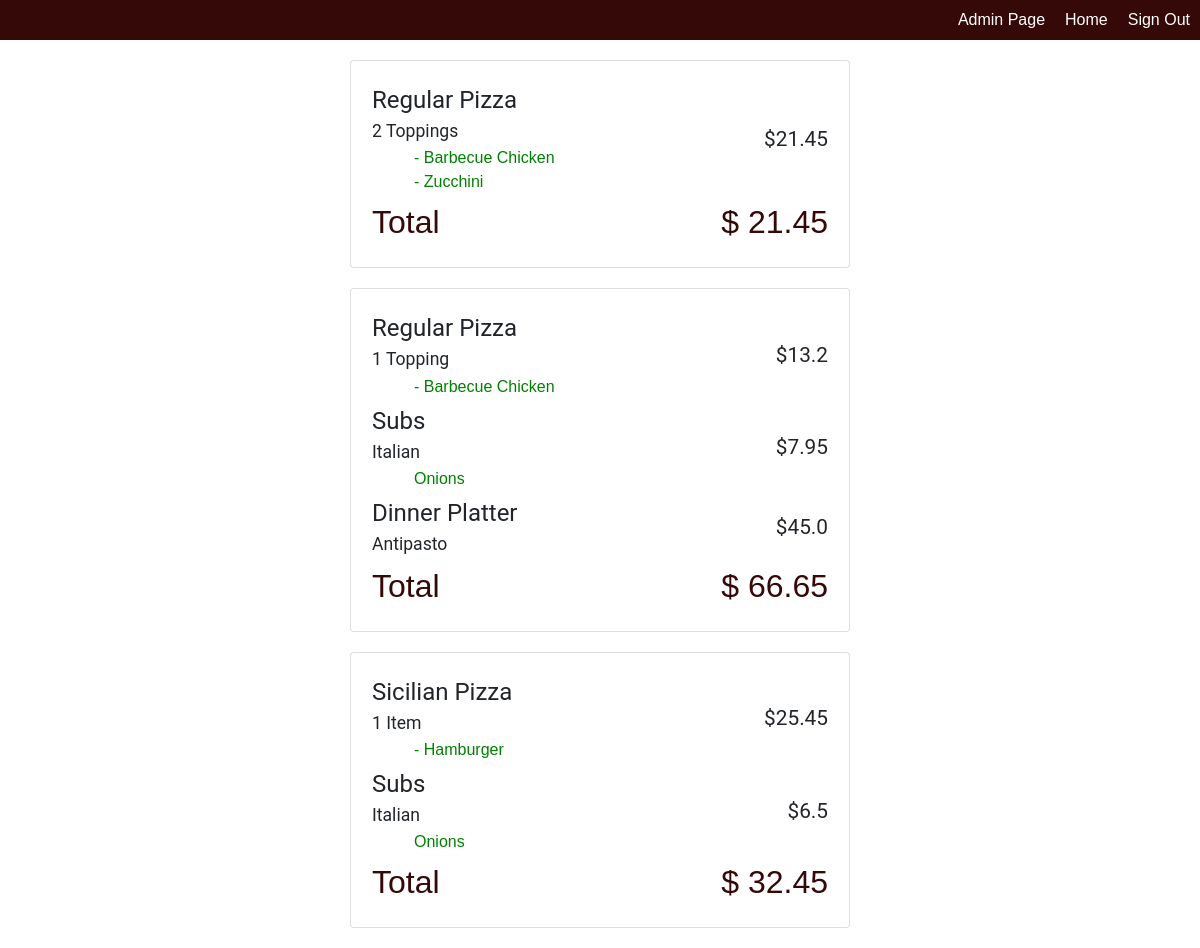
Screenshot of /previous (signed in) with the database file from the repository.
### orders/models.py (models this page shows, shortened)
class Order_Items(models.Model):
	order = models.ForeignKey(Order,on_delete=models.CASCADE,related_name= "order")
	menu = models.ForeignKey(Menu,on_delete=models.CASCADE,related_name="items")
	topping = models.ManyToManyField(Topping,blank = True, related_name = "toppings")
	addition = models.ManyToManyField(Addition,blank = True, related_name = "additions")
	quantity = models.IntegerField()

class Menu(models.Model):
	category_list = [('Regular Pizza','Regular Pizza'),('Sicilian Pizza','Sicilian Pizza'),('Subs','Subs'),('Pasta','Pasta'),('Salad','Salad'),('Dinner Platter','Dinner Platter')]
	category = models.CharField(max_length = 64, choices = category_list)
	name = models.CharField(max_length=64)
	size = models.CharField(max_length=64,blank = True)
	cost = models.FloatField()
	no_of_toppings = models.IntegerField()

class Topping(models.Model):
	name = models.CharField(max_length=64)
	def __str__(self):
		return f'{self.name}'

class Order(models.Model):
	placed_by = models.ForeignKey(User,on_delete=models.CASCADE,related_name = "orders")
	total = models.FloatField()

class Addition(models.Model):
	name = models.CharField(max_length=64)
	cost = models.FloatField()
	def __str__(self):
		return f'{self.name}'

### orders/views.py (the view)
# urls.py: path("previous",views.previous_orders,name = "previous"),
def previous_orders(request):
	user = request.user;
	orders = Order.objects.filter(placed_by = user)
	context = {
		'orders':orders
	}
	return render(request,'orders/previous.html',context)

### orders/templates/orders/previous.html (shortened to what this page needs)
{% extends 'orders/layout.html' %}
{% load static %}
{% block others %}
<link rel="stylesheet" href="https://stackpath.bootstrapcdn.com/bootstrap/4.3.1/css/bootstrap.min.css">
<link rel = "stylesheet" href = "{% static 'orders/style.css' %}">
<link rel = "stylesheet" href = "{% static 'orders/navbar.css' %}">
{% endblock %}
{% block body %}
<nav>
	<a href = "{% url 'logout' %}">Sign Out</a>
	<a href = "{% url 'index' %}">Home</a>
	{% if request.user.is_superuser %}
	<a href = "{% url 'orders' %}">Admin Page</a>
	{% endif %}
</nav>
{% for order in orders %}
<div class="card" style="width:500px;margin: 20px auto;">
	<div class="card-body">
		<table>
		{% for item in order.order.all %}
			<tr class = "item_order">
				<td class = "item_order_left">
					<span class = "item_category">{{ item.menu.category }}</span><br>
					<span class = "item_name">{{ item.menu.name }}</span>
					<ul>
					{% for top in item.topping.all %}
						<li>- {{ top }}</li>
					{% endfor %}
					</ul>
					<ul>
					{% for adds in item.addition.all %}
						<li>{{ adds }}</li>
					{% endfor %}
					</ul>
				</td>
			<td class = "item_order_right">
				${{ item.menu.cost }}
			</td>
		</tr>
		{% endfor %}
		<tr>
			<td class ="bottom_left">Total</td>
			<td class = "bottom_right">$ {{ order.total }}</td>
		</tr>
	</table>
	</div>
</div>
{% endfor %}
{% endblock %}

### orders/templates/orders/layout.html (shortened to what this page needs)
{% load static %}
<!DOCTYPE html>
<html>
<head>
	{% block others %}{% endblock %}
</head>
<body>
	{% block body %}{% endblock %}
</body>
</html>

### orders/static/orders/style.css (style rules this page uses)
body,html { margin: 0; padding:0; }
a { text-decoration: none; }
.item_order { padding: 10px; }
.item_category { font-size: 1.5em; font-family: Roboto; }
.item_name { font-size: 1.1em; font-family: Roboto; }
table { width: 100%; }
.item_order_left ul { color: green; list-style: none; margin: 2px; font-family: Helvetica; }
.bottom_left, .bottom_right { color: #360909; font-size: 2em; font-family: Helvetica; }
.bottom_right { text-align: right; }
.item_order_right { text-align: right; font-size: 1.3em; font-family: Roboto; }

### orders/static/orders/navbar.css (style rules this page uses)
body,html { margin:0; }
nav { width:100%; height: 40px; line-height: 40px; background-color: #360909; color: white; }
nav a { float: right; display: block; color: white; font-family: Helvetica; padding: 0 10px; text-decoration: none; }

### rows the page displays
Order: total "21.45"
Order_Items: menu.category "Regular Pizza", menu.name "2 Toppings", menu.cost "21.45"
Topping: name "Barbecue Chicken"
Topping: name "Zucchini"
Order: total "66.65"
Order_Items: menu.category "Regular Pizza", menu.name "1 Topping", menu.cost "13.2"
Order_Items: menu.category "Subs", menu.name "Italian", menu.cost "7.95"
Addition: name "Onions"
Order_Items: menu.category "Dinner Platter", menu.name "Antipasto", menu.cost "45.0"
Order: total "32.45"
Order_Items: menu.category "Sicilian Pizza", menu.name "1 Item", menu.cost "25.45"
Topping: name "Hamburger"
Order_Items: menu.category "Subs", menu.name "Italian", menu.cost "6.5"
